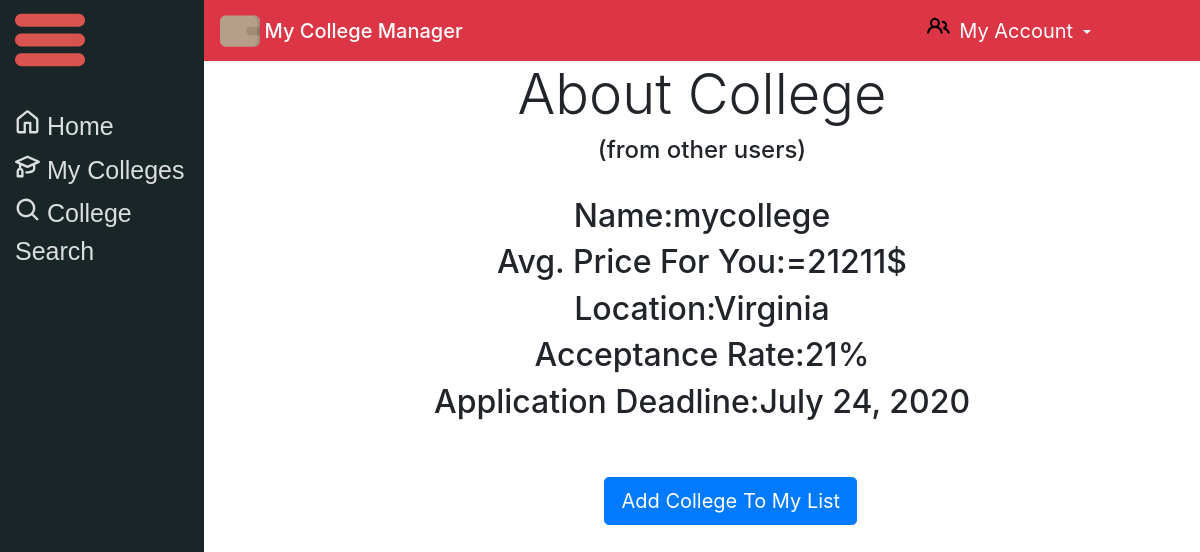
/coll/1/ (signed in), run on the app's committed database.
### main/models.py (models this page shows, shortened)
class AllColleges(models.Model):
	name=models.CharField(max_length=100)
	price=models.BigIntegerField(default=0)
	location=models.CharField(max_length=60, default="")
	specifiedlocation=models.CharField(max_length=60, default="", null=True, blank=True)
	acceptancerate=models.IntegerField(default=0)
	deadline=models.DateField(null=True, blank=True)

### main/views.py (the view)
# urls.py: path('coll/<int:id>/', views.coll, name="otherusercoll"),
def coll(response,id):
	if response.user.is_authenticated:
		college=AllColleges.objects.get(id=id)
		if response.POST.get("addtolist"):
				response.user.usercolleges.add(college)
				return redirect("/myco/")
		return render(response, "main/collegepage.html", {"college":college})
	else:
		return render(response, "main/notauthenticated.html",{})

### main/templates/main/collegepage.html (shortened to what this page needs)
{% extends 'main/base.html' %}
{% block content %}
	{% block pagetitle %}
		<h1 class="display-4">About College</h1>
		<h4> (from other users)</h4>
	{% endblock %}
	{% if user.is_authenticated %}
	{% block centercontent %}
	<br>
		<h2 class="display-6">Name:{{college.name}}</h2>
		<h2 class="display-5">Avg. Price For You:={{college.price}}$</h2>
		<h2 class="display-5">
		{% if college.location == "Not in the US" %}
		Location:{{college.specifiedlocation}}
		{% else %}
		Location:{{college.location}}
		{% endif %}
		</h2>
		<h2 class="display-5">Acceptance Rate:{{college.acceptancerate}}%</h2>
		<h2 class="display-5">Application Deadline:{{college.deadline}}</h2> <br><br>
	<div class="row" align="center">
		<div class=col-sm-4>
		</div>
		<form method="POST" action="#">
		<button style="margin-left:45px " type="submit" name="addtolist" value="addtolist" class="btn btn-primary btn-lg" align="center">Add College To My List</button>
		</form>
	</div>
	{% endblock %}
	{% endif %}
{% endblock %}

### data on the page
AllColleges: name "mycollege", price "21211", location "Virginia", acceptancerate "21", deadline "July 24, 2020"
